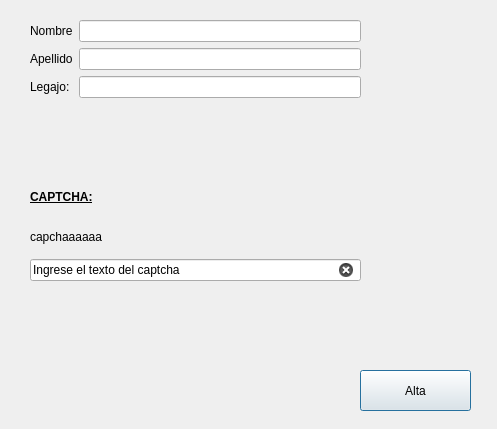
<?xml version="1.0" encoding="UTF-8"?>
<ui version="4.0">
 <class>Formulario2</class>
 <widget class="QDialog" name="Formulario2">
  <property name="geometry">
   <rect>
    <x>0</x>
    <y>0</y>
    <width>497</width>
    <height>429</height>
   </rect>
  </property>
  <property name="windowTitle">
   <string>Dialog</string>
  </property>
  <widget class="QWidget" name="formLayoutWidget">
   <property name="geometry">
    <rect>
     <x>30</x>
     <y>20</y>
     <width>331</width>
     <height>151</height>
    </rect>
   </property>
   <layout class="QFormLayout" name="formLayout">
    <item row="1" column="0">
     <widget class="QLabel" name="label_2">
      <property name="text">
       <string>Nombre</string>
      </property>
     </widget>
    </item>
    <item row="1" column="1">
     <widget class="QLineEdit" name="leNombre"/>
    </item>
    <item row="2" column="0">
     <widget class="QLabel" name="label_3">
      <property name="text">
       <string>Apellido</string>
      </property>
     </widget>
    </item>
    <item row="2" column="1">
     <widget class="QLineEdit" name="leLegajo"/>
    </item>
    <item row="3" column="0">
     <widget class="QLabel" name="label">
      <property name="text">
       <string>Legajo:</string>
      </property>
     </widget>
    </item>
    <item row="3" column="1">
     <widget class="QLineEdit" name="leApellido"/>
    </item>
   </layout>
  </widget>
  <widget class="QPushButton" name="pbAlta">
   <property name="geometry">
    <rect>
     <x>360</x>
     <y>370</y>
     <width>111</width>
     <height>41</height>
    </rect>
   </property>
   <property name="text">
    <string>Alta</string>
   </property>
  </widget>
  <widget class="QWidget" name="gridLayoutWidget">
   <property name="geometry">
    <rect>
     <x>30</x>
     <y>180</y>
     <width>331</width>
     <height>101</height>
    </rect>
   </property>
   <layout class="QGridLayout" name="gridLayout">
    <item row="0" column="0">
     <widget class="QLabel" name="label_4">
      <property name="text">
       <string>&lt;html&gt;&lt;head/&gt;&lt;body&gt;&lt;p&gt;&lt;span style=&quot; font-weight:600; text-decoration: underline;&quot;&gt;CAPTCHA:&lt;/span&gt;&lt;/p&gt;&lt;/body&gt;&lt;/html&gt;</string>
      </property>
     </widget>
    </item>
    <item row="1" column="0">
     <widget class="QLabel" name="captcha">
      <property name="text">
       <string>capchaaaaaa</string>
      </property>
     </widget>
    </item>
    <item row="2" column="0">
     <widget class="QLineEdit" name="lineEdit">
      <property name="text">
       <string extracomment="Ingrese el texto del captcha">Ingrese el texto del captcha</string>
      </property>
      <property name="placeholderText">
       <string extracomment="Ingrese el texto del captcha"/>
      </property>
      <property name="clearButtonEnabled">
       <bool>true</bool>
      </property>
     </widget>
    </item>
   </layout>
  </widget>
 </widget>
 <resources/>
 <connections/>
</ui>
